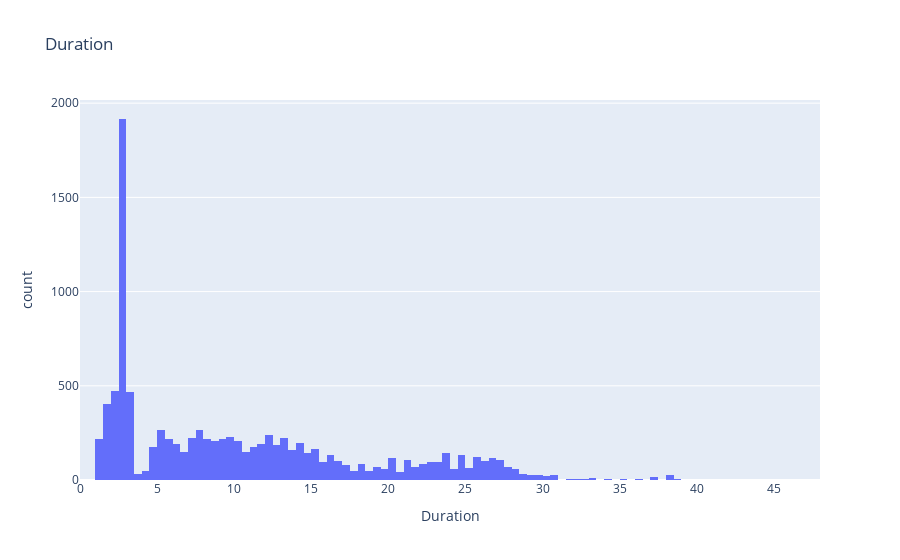
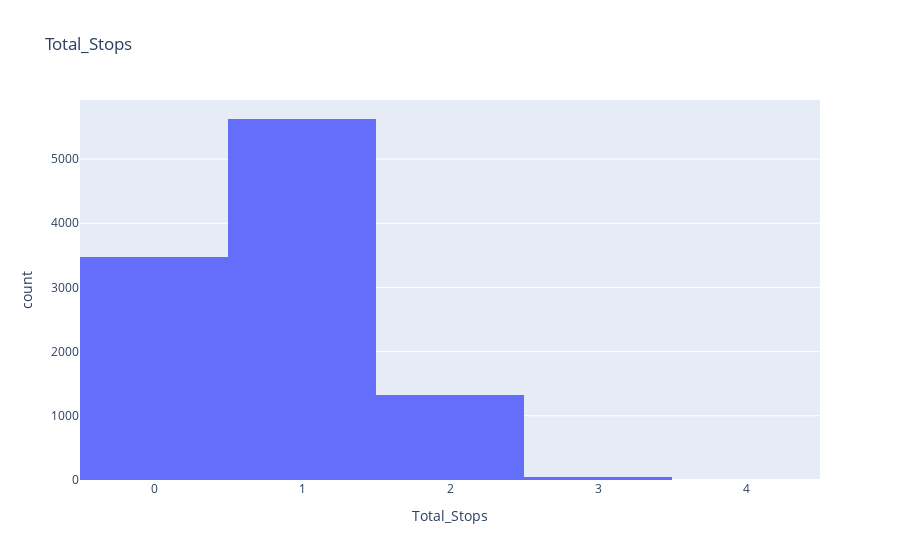
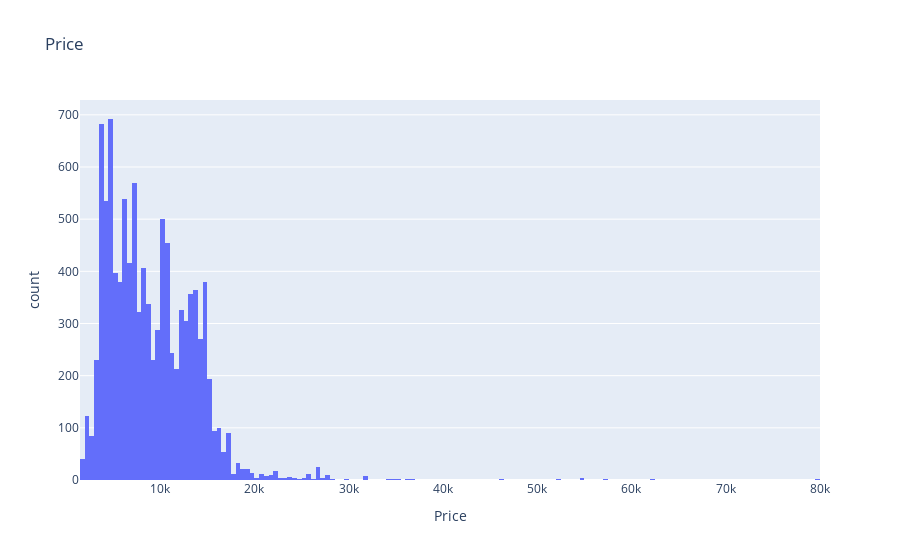

Notebook cell for these charts, in order:
### Code cell
for col in num_cols:

    px.histogram(data_frame= df, x= col, title= col).show()

### Figure 1 — Plotly figure (JSON) as saved in the notebook; plotly's stock layout.template omitted (floating-point values rounded to 4 significant figures; data arrays with more than 128 entries replaced by an {"elided": "..."} marker saying what was removed)
{"data": [{"bingroup": "x", "hovertemplate": "Duration=%{x}<br>count=%{y}<extra></extra>", "legendgroup": "", "marker": {"color": "#636efa", "pattern": {"shape": ""}}, "name": "", "orientation": "v", "showlegend": false, "type": "histogram", "x": {"elided": "10462 float values"}, "xaxis": "x", "yaxis": "y"}], "layout": {"barmode": "relative", "legend": {"tracegroupgap": 0}, "title": {"text": "Duration"}, "xaxis": {"anchor": "y", "domain": [0, 1], "title": {"text": "Duration"}}, "yaxis": {"anchor": "x", "domain": [0, 1], "title": {"text": "count"}}}}

### Figure 2 — Plotly figure (JSON) as saved in the notebook; plotly's stock layout.template omitted (floating-point values rounded to 4 significant figures; data arrays with more than 128 entries replaced by an {"elided": "..."} marker saying what was removed)
{"data": [{"bingroup": "x", "hovertemplate": "Total_Stops=%{x}<br>count=%{y}<extra></extra>", "legendgroup": "", "marker": {"color": "#636efa", "pattern": {"shape": ""}}, "name": "", "orientation": "v", "showlegend": false, "type": "histogram", "x": {"elided": "10462 int values"}, "xaxis": "x", "yaxis": "y"}], "layout": {"barmode": "relative", "legend": {"tracegroupgap": 0}, "title": {"text": "Total_Stops"}, "xaxis": {"anchor": "y", "domain": [0, 1], "title": {"text": "Total_Stops"}}, "yaxis": {"anchor": "x", "domain": [0, 1], "title": {"text": "count"}}}}

### Figure 3 — Plotly figure (JSON) as saved in the notebook; plotly's stock layout.template omitted (floating-point values rounded to 4 significant figures; data arrays with more than 128 entries replaced by an {"elided": "..."} marker saying what was removed)
{"data": [{"bingroup": "x", "hovertemplate": "Price=%{x}<br>count=%{y}<extra></extra>", "legendgroup": "", "marker": {"color": "#636efa", "pattern": {"shape": ""}}, "name": "", "orientation": "v", "showlegend": false, "type": "histogram", "x": {"elided": "10462 int values"}, "xaxis": "x", "yaxis": "y"}], "layout": {"barmode": "relative", "legend": {"tracegroupgap": 0}, "title": {"text": "Price"}, "xaxis": {"anchor": "y", "domain": [0, 1], "title": {"text": "Price"}}, "yaxis": {"anchor": "x", "domain": [0, 1], "title": {"text": "count"}}}}
